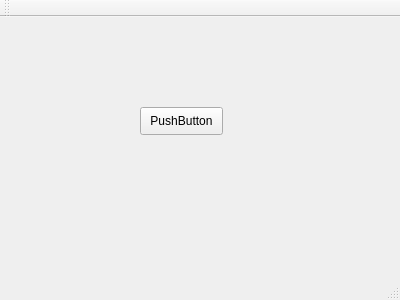
<?xml version="1.0" encoding="UTF-8"?>
<ui version="4.0">
 <class>MainWindow</class>
 <widget class="QMainWindow" name="MainWindow">
  <property name="geometry">
   <rect>
    <x>0</x>
    <y>0</y>
    <width>400</width>
    <height>300</height>
   </rect>
  </property>
  <property name="windowTitle">
   <string>MainWindow</string>
  </property>
  <widget class="QWidget" name="centralWidget">
   <widget class="QPushButton" name="pushButton">
    <property name="geometry">
     <rect>
      <x>140</x>
      <y>90</y>
      <width>83</width>
      <height>28</height>
     </rect>
    </property>
    <property name="text">
     <string>PushButton</string>
    </property>
   </widget>
  </widget>
  <widget class="QMenuBar" name="menuBar">
   <property name="geometry">
    <rect>
     <x>0</x>
     <y>0</y>
     <width>400</width>
     <height>25</height>
    </rect>
   </property>
  </widget>
  <widget class="QToolBar" name="mainToolBar">
   <attribute name="toolBarArea">
    <enum>TopToolBarArea</enum>
   </attribute>
   <attribute name="toolBarBreak">
    <bool>false</bool>
   </attribute>
  </widget>
  <widget class="QStatusBar" name="statusBar"/>
 </widget>
 <layoutdefault spacing="6" margin="11"/>
 <resources/>
 <connections/>
</ui>
